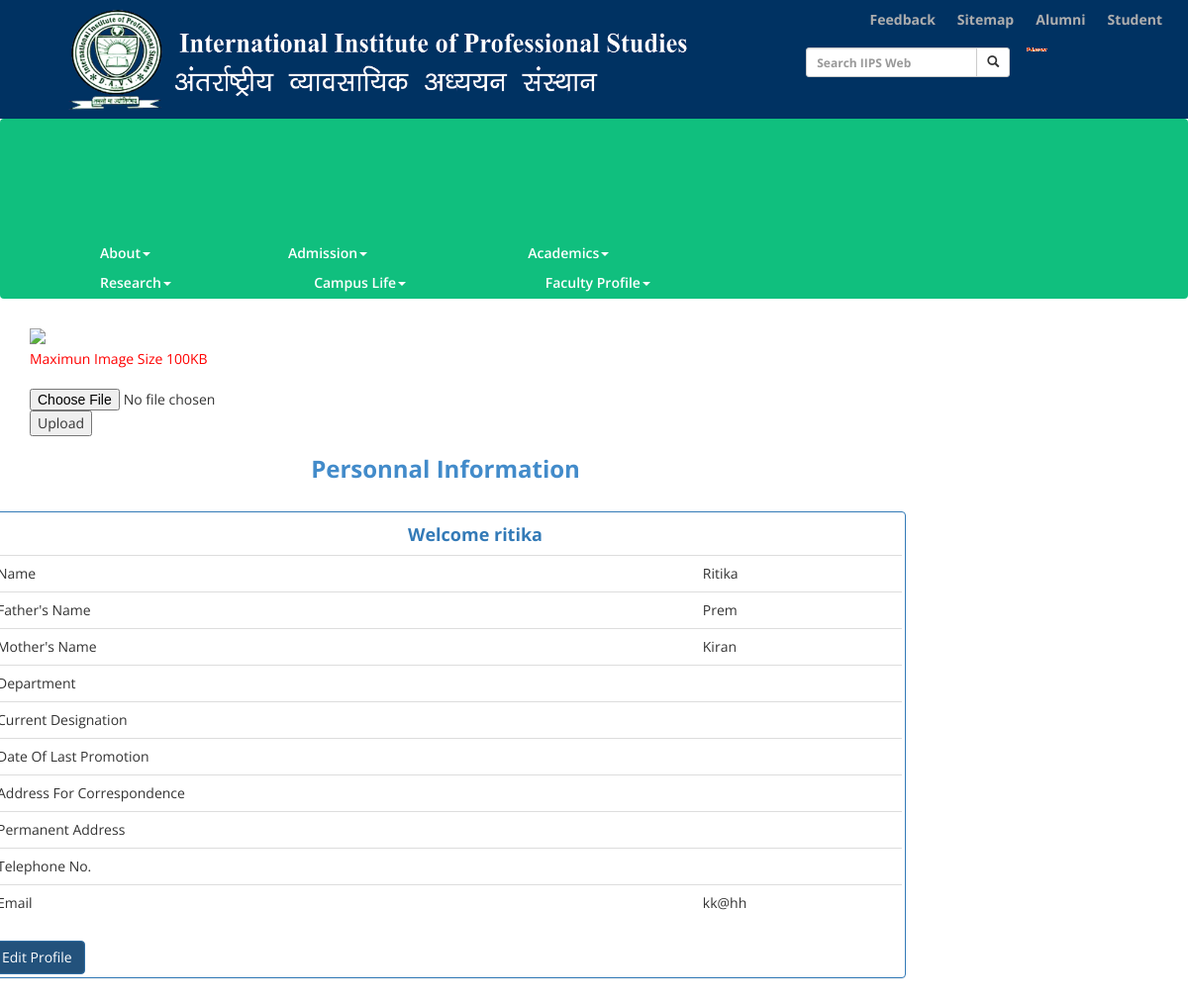
Screenshot of /img_profile.php (signed in) with the database file from the repository.
### tables this page shows
CREATE TABLE IF NOT EXISTS `gen_info` (
  `User_Id` varchar(30) NOT NULL,
  `Gen_Info_Name` varchar(30) NOT NULL,
  `Gen_Info_Fname` varchar(30) NOT NULL,
  `Gen_Info_Mname` varchar(30) NOT NULL,
  `Gen_Info_DOB` date NOT NULL,
  `Gen_Info_Adhar` int(12) NOT NULL,
  `Gen_Info_PAN` varchar(10) NOT NULL,
  `Gen_Info_Qualification` varchar(20) NOT NULL,
  `Gen_Info_Department` varchar(30) NOT NULL,
  `Gen_Info_Address` varchar(30) NOT NULL,
  `Gen_Info_Mobile` int(10) NOT NULL,
  `Gen_Info_Email` varchar(30) NOT NULL,
  PRIMARY KEY (`User_Id`)
);

### img_profile.php (the view, shortened to what this page needs)
<?php
  include('form_process/genInfoProcess.php');
  $sql="SELECT * FROM gen_info WHERE User_Id = '".$_SESSION['username']."'";
    $result = mysqli_query($conn,$sql) or die('Error'.mysqli_error($conn));
    $row = mysqli_fetch_array($result);
    $uname = $row['Gen_Info_Name'];
    $fatherName = $row['Gen_Info_Fname'];
    $motherName = $row['Gen_Info_Mname'];
    $department = $row['Gen_Info_Department'];
    $designation = $row['Gen_Info_CD'];
    $promotionDate = $row['Gen_Info_DLP'];
    $correspAddress = $row['Gen_Info_AFC'];
    $permnantAddress = $row['Gen_Info_PA'];
    $telephone = $row['Gen_Info_TNO'];
    $email = $row['Gen_Info_Email'];
?>
<!DOCTYPE html>
<html lang="en">
  <head>
    <link href="css/bootstrap.min.css" rel="stylesheet">
    <link href="css/newfile.css" rel="stylesheet">
    <link href="font-awesome/css/font-awesome.css" rel="stylesheet" type="text/css">
    <link href="yamm/yamm.css" rel="stylesheet">
    <link href="css/footer.css" rel="stylesheet">
  </head>
  <body>
    <?php
    if(isset($_SESSION['username'])){
  ?>
    <div class="container" style="background-color:#FFFFFF;">
     <div class="col-md-3" id="sidebar"><br>
      <img src="images/faculty_pic/profilepic.png" style="width:100%;padding-top:10px;">
<div class="large-5 columns extra-padding">
  <div class="winbox-white ">
      <div class="large-9 columns">
        <form action="" method="post" enctype="multipart/form-data">
          <div class="large-12 columns">
               <span style="color:red;">Maximun Image Size 100KB</span><br/><br/>
               <input type="file" name="image" />
          </div>
          <div class="large-12 columns">
               <button type="submit" name="upload" class="tiny button radius success">Upload</button>
          </div>
        </form>
      </div>
    </div>
  </div>
</div>
    </div>
    <div class="col-md-9">
      <div class="tab-content">
        <div role="tabpanel" class="tab-pane active" id="tab1">
            <h3 class="text-center"><b> Personnal Information </b></h3>
        </div>
  <br/>
    <div class="row">
      <div class="col-sm-12">
        <form id="genInfo" action="<?php echo htmlentities($_SERVER['PHP_SELF']); ?>" method="post" class="panel panel-primary" style="padding:3px 3px 3px 3px; ">
          <div id="userInfo">
              <h4 align="center" class="text-primary"><b>Welcome <?php  echo $_SESSION['username']."";?></b></h4>
            <table border="0" class="table" cellpadding="3" cellspacing="3">
              <tr>
                <td>Name</td>
                <td><?php echo $uname;?></td>
              </tr>
              <tr>
                <td>Father's Name</td>
                <td><?php echo $fatherName;?></td>
              </tr>
              <tr>
                <td>Mother's Name</td>
                <td><?php echo $motherName;?></td>
              </tr>
              <tr>
                <td>Department</td>
                <td><?php echo $department;?></td>
              </tr>
              <tr>
                <td>Current Designation</td>
                <td><?php echo $designation;?></td>
              </tr>
              <tr>
                <td>Date Of Last Promotion</td>
                <td><?php echo $promotionDate;?></td>
              </tr>
              <tr>
                <td>Address For Correspondence</td>
                <td><?php echo $correspAddress;?></td>
              </tr>
              <tr>
                <td>Permanent Address</td>
                <td><?php echo $permnantAddress;?></td>
              </tr>
              <tr>
                <td>Telephone No.</td>
                <td><?php echo $telephone;?></td>
              </tr>
              <tr>
                <td>Email</td>
                <td><?php echo $email;?></td>
              </tr>
            </table>
<button type="button" class="btn btn-md btn-primary" name="infoEdit" onClick="showInfo(this.name)" value="show"/>Edit Profile</button>
           </div>
        </div>
      </div>
    </div>
    <?php
    }
    else{
    header('location: index.php');
    }
    ?>

### rows the page displays
gen_info: Gen_Info_Name "Ritika", Gen_Info_Fname "Prem", Gen_Info_Mname "Kiran", Gen_Info_Email "kk@hh"

### other values shown
$_SESSION['username'] "ritika"
